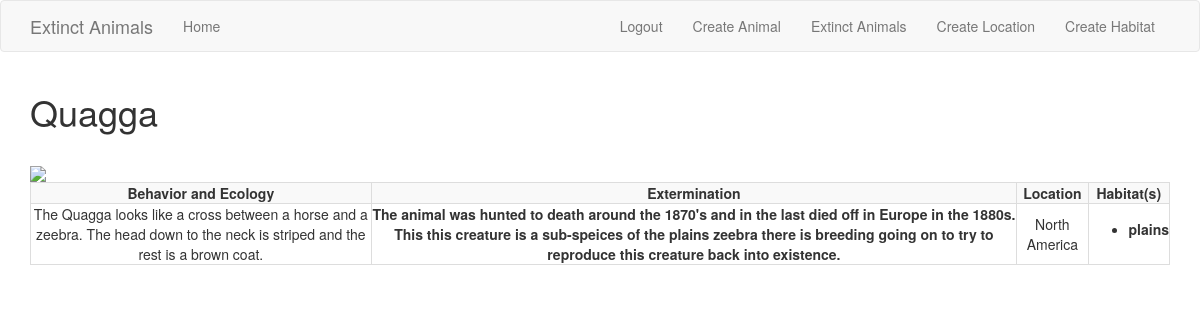
Page /animal/Quagga (signed in) on the committed database.
### app/models.py (models this page shows, shortened)
class Animal(db.Model):
    id = db.Column(db.Integer, primary_key=True)
    name = db.Column(db.String(64), index=True, unique=True)
    bio = db.Column(db.String(120), index=True, unique=True)
    extinction = db.Column(db.String(120), index=True, unique=True)
    year = db.Column(db.Integer)
    children = db.relationship("AnimalToHabitat", back_populates="parent")

class Location(db.Model):
    id = db.Column(db.Integer, primary_key=True)
    continent = db.Column(db.String(64), index=True, unique=True)
    habitats = db.relationship('Habitat', backref='hab', lazy='dynamic')

class Habitat(db.Model):
    id = db.Column(db.Integer, primary_key=True)
    name = db.Column(db.String(64), index=True, unique=True)
    climate = db.Column(db.String(64), index=True, unique=True)
    food = db.Column(db.String(64), index=True, unique=True)
    locationID = db.Column(db.Integer, db.ForeignKey('location.id'))
    parents = db.relationship("AnimalToHabitat", back_populates="child")

### app/routes.py (the view)
@app.route('/animal/<name>')
@login_required
def animal(name):
   form = AnimalForm()
   a = Animal.query.filter_by(name=name).first()
   p= AnimalToHabitat.query.filter_by(animalID=a.id).first()
   if p is None:
       h=""
       l=""
       loc=l
   else:
       h=Habitat.query.filter_by(id=p.habitatID).first()
       l=Location.query.filter_by(id=h.id).first()
       if l is None:
           a = Animal.query.filter_by(name=name).first()
           p = AnimalToHabitat.query.filter_by(animalID=a.id).first()
           h = Habitat.query.filter_by(id=p.habitatID).first()
           l = Location.query.filter_by(id=h.locationID).first()
           loc = l.continent
       else:
           loc = l.continent
   pp = AnimalToHabitat.query.filter_by(animalID=a.id).all()
   habitats = {'username': 'sonya'}
   all_animals = Habitat.query.all()
   posts = list()
   for hh in pp:
       posts.append({'animals': {'username': Habitat.query.filter_by(id=hh.habitatID).first()},
                     })
   if form.validate_on_submit():
       title = form.username.data
   else:
       title = a.name
   if form.validate_on_submit():
       flash('Animal was created {}'.format(
           form.username.data))
   if form.validate_on_submit():
       picture = 'https://myelitedetail.us/images/drawn-animal-extinct-animal/drawn-animal-extinct-animal-20.jpg'
   else:
       picture = "https://upload.wikimedia.org/wikipedia/commons/thumb/1/12/" \
                 "Zanzibar_Leopard_2.JPG/800px-Zanzibar_Leopard_2.JPG"
   if form.validate_on_submit():
       bio = form.animalBio.data
   else:
       bio = a.bio
   if form.validate_on_submit():
       extermination = form.extermination.data
   else:
       extermination = a.extinction
       hab=posts
   return render_template("animal.html", b=bio, e=extermination, p=picture, t=title,h=hab,l=loc,animals=all_animals,posts=posts)

### app/models.py (called while the page is built)
@login.user_loader
def load_user(id):
    return User.query.get(int(id))

### app/Templates/animal.html (shortened to what this page needs)
<!DOCTYPE html>
<html lang="en">
{% extends "base.html" %}
{% block app_content %}
<h1>{{t}}</h1>
<br>
<table class="table-bordered table-striped table-hover">
    <thread class="thread-dark">
    <tr>
        <th class="text-center">Behavior and Ecology</th>
        <th class="text-center">Extermination</th>
        <th class="text-center">Location</th>
        <th class="text-center">Habitat(s)</th>
    </tr>
    </thread>
    <tr>
<img src= {{p}}>
<td class="text-center">{{b}}</td>
<th class="text-center">{{e}}</th>
<td class="text-center">{{l}}</td>
  <td class="text-center"><ul>
       {% for post in posts %}
        <li><b>{{ post.animals.username.name }}</b></li>
       {% endfor %}
  </ul></td>
    </tr>
</table>
<br>
{% endblock %}

### rows in the picture
Animal: name "Quagga", bio "The Quagga looks like a cross between a horse and a zeebra. The head down to the neck is striped and the rest is a brown coat.", extinction "The animal was hunted to death around the 1870's and in the last died off in Europe in the 1880s. This this creature is a sub-speices of the plains zeebra there is breeding going on to try to reproduce this creature back into existence."
Location: continent "North America"
Habitat: animals.username.name "plains"
